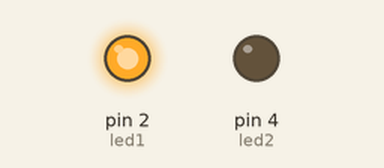
Simulated run of this program. Board: MicroPython board. Shown: output pins drawn as LEDs (lit = HIGH). What the program prints to the serial console is not drawn. At 6.6 s the program stops and its outputs stay as they are.

Above: at 0.1 s.
At 4.4 s:
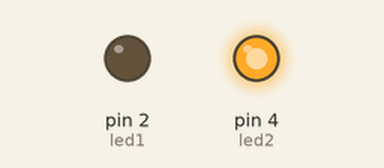
At 6.4 s:
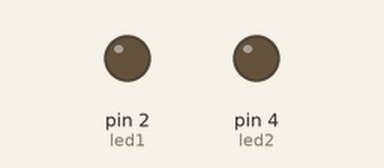
Timing chart, 0 to 7.9 s (numbered marks = the images above):
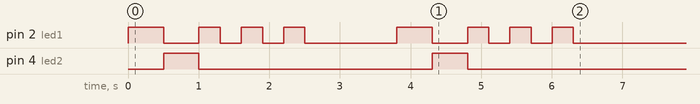

Measured:
- by itself, pin 2 (led1): LOW → HIGH at 0.00 s, → LOW 0.50 s later, → HIGH 0.50 s later, → LOW 0.30 s later, … (16 changes in this stretch)
- by itself, pin 4 (led2): alternates HIGH for 0.50 s and LOW for 3.3 s

The program:

06_comparing_styles.py
```python
# ==============================================================================
# 06_comparing_styles.py - เปรียบเทียบโค้ดแบบ Procedural vs OOP
# ==============================================================================
# สัปดาห์ที่ 1: เข้าใจความแตกต่างระหว่าง Procedural และ OOP
# Week 1: Understanding the difference between Procedural and OOP
#
# ไฟล์นี้แสดงโค้ดเดียวกันในสองรูปแบบ เพื่อให้เห็นข้อดีของ OOP
# This file shows the same code in two styles to demonstrate OOP benefits
# ==============================================================================

from machine import Pin
import time


# ==============================================================================
# ส่วนที่ 1: แบบ PROCEDURAL (ไม่ใช้ OOP)
# Part 1: PROCEDURAL style (without OOP)
# ==============================================================================
#
# นี่คือวิธีที่เราเรียนในไฟล์ 01_basic.py ถึง 04_twoLed_infiniteLoop.py
# This is the style we learned in files 01_basic.py to 04_twoLed_infiniteLoop.py
#
# ข้อจำกัด (Limitations):
#   - ต้องจำหมายเลข GPIO เอง
#   - ถ้ามี LED หลายดวง โค้ดจะยาวและซ้ำซ้อน
#   - ยากต่อการนำไปใช้ซ้ำ
#
# ==============================================================================

def procedural_example():
    """
    ตัวอย่างการควบคุม LED แบบ Procedural
    Example of LED control using Procedural style
    """
    print("=" * 50)
    print("แบบ PROCEDURAL (Procedural Style)")
    print("=" * 50)

    # ต้องสร้าง Pin เอง (Must create Pin manually)
    led1 = Pin(2, Pin.OUT)
    led2 = Pin(4, Pin.OUT)

    # ต้องจำว่า led1 คือสีแดง, led2 คือสีเขียว
    # Must remember led1 is red, led2 is green

    # เปิด-ปิด ต้องใช้ value(1) และ value(0)
    # On-off requires value(1) and value(0)
    led1.value(1)  # เปิด led1 - ต้องจำว่า 1 = เปิด
    time.sleep(0.5)
    led1.value(0)  # ปิด led1 - ต้องจำว่า 0 = ปิด

    led2.value(1)
    time.sleep(0.5)
    led2.value(0)

    # ถ้าต้องการ blink ต้องเขียน loop เอง
    # If want to blink, must write loop manually
    for _ in range(3):
        led1.value(1)
        time.sleep(0.3)
        led1.value(0)
        time.sleep(0.3)

    # ปิด LED ทั้งหมด (Turn off all LEDs)
    led1.value(0)
    led2.value(0)

    print("จบ Procedural example")


# ==============================================================================
# ส่วนที่ 2: แบบ OOP
# Part 2: OOP style
# ==============================================================================
#
# ข้อดี (Benefits):
#   - โค้ดอ่านง่าย: led_red.on() ชัดเจนกว่า led1.value(1)
#   - ใช้ซ้ำได้: สร้าง LED ใหม่แค่เรียก LED(pin, name)
#   - จัดการสถานะอัตโนมัติ: led.is_on บอกสถานะได้เลย
#   - มี method พร้อมใช้: blink(), toggle()
#
# ==============================================================================

class LED:
    """
    คลาส LED สำหรับควบคุม LED (LED class for LED control)
    """

    def __init__(self, pin_number, name="LED"):
        """สร้าง LED (Create LED)"""
        self.pin_number = pin_number
        self.name = name
        self.is_on = False
        self._pin = Pin(pin_number, Pin.OUT)
        self._pin.value(0)

    def on(self):
        """เปิด LED (Turn on)"""
        self._pin.value(1)
        self.is_on = True

    def off(self):
        """ปิด LED (Turn off)"""
        self._pin.value(0)
        self.is_on = False

    def blink(self, times=3, delay=0.3):
        """กระพริบ LED (Blink LED)"""
        for _ in range(times):
            self.on()
            time.sleep(delay)
            self.off()
            time.sleep(delay)


def oop_example():
    """
    ตัวอย่างการควบคุม LED แบบ OOP
    Example of LED control using OOP style
    """
    print("=" * 50)
    print("แบบ OOP (OOP Style)")
    print("=" * 50)

    # สร้าง LED พร้อมชื่อที่จำง่าย
    # Create LEDs with memorable names
    led_red = LED(2, "Red")
    led_green = LED(4, "Green")

    # เปิด-ปิด ด้วย method ที่ชัดเจน
    # On-off with clear methods
    led_red.on()    # ชัดเจนว่าเปิด LED สีแดง (clearly turning on red LED)
    time.sleep(0.5)
    led_red.off()   # ชัดเจนว่าปิด LED สีแดง (clearly turning off red LED)

    led_green.on()
    time.sleep(0.5)
    led_green.off()

    # กระพริบด้วย method blink() - ไม่ต้องเขียน loop เอง
    # Blink with blink() method - no need to write loop
    led_red.blink(3, 0.3)

    # ปิด LED ทั้งหมด (Turn off all LEDs)
    led_red.off()
    led_green.off()

    print("จบ OOP example")


# ==============================================================================
# ส่วนที่ 3: เปรียบเทียบโดยตรง (Direct Comparison)
# Part 3: Direct Comparison
# ==============================================================================

def show_comparison():
    """
    แสดงการเปรียบเทียบโค้ดโดยตรง
    Show direct code comparison
    """
    print("\n" + "=" * 60)
    print("เปรียบเทียบโค้ด (Code Comparison)")
    print("=" * 60)

    print("""
+--------------------------------------------------+
| การกระทำ (Action)     | Procedural    | OOP      |
+--------------------------------------------------+
| สร้าง LED            | Pin(2, OUT)   | LED(2)   |
+--------------------------------------------------+
| เปิด LED             | pin.value(1)  | led.on() |
+--------------------------------------------------+
| ปิด LED              | pin.value(0)  | led.off()|
+--------------------------------------------------+
| กระพริบ 3 ครั้ง       | เขียน for loop | led.blink(3)|
+--------------------------------------------------+
| ตรวจสถานะ           | ไม่มี (ต้องจำเอง)| led.is_on |
+--------------------------------------------------+
| ระบุชื่อ             | ใช้ comment    | led.name |
+--------------------------------------------------+
""")

    print("สรุป (Summary):")
    print("-" * 50)
    print("""
Procedural:
  - เหมาะกับโปรแกรมเล็กๆ ง่ายๆ
  - เรียนรู้ได้เร็ว
  - โค้ดสั้น (แต่อาจไม่ชัดเจน)

OOP:
  - เหมาะกับโปรแกรมใหญ่ที่ซับซ้อน
  - โค้ดอ่านง่าย เข้าใจง่าย
  - ใช้ซ้ำได้ นำไปประยุกต์ได้ง่าย
  - เป็นพื้นฐานสำหรับ Week 2 และ Week 3

ในสัปดาห์ที่ 1 เราจะเริ่มฝึกใช้ OOP กับ LED, Button, และ Buzzer
เพื่อเตรียมพร้อมสำหรับระบบที่ซับซ้อนขึ้นในสัปดาห์ถัดไป
""")


# ==============================================================================
# โปรแกรมหลัก (Main Program)
# ==============================================================================

if __name__ == "__main__":
    print("\n" + "=" * 60)
    print("เปรียบเทียบ Procedural vs OOP")
    print("(Comparing Procedural vs OOP)")
    print("=" * 60)

    try:
        # รันทั้งสองตัวอย่าง (Run both examples)
        print("\n>>> รัน Procedural Example...")
        procedural_example()

        time.sleep(1)

        print("\n>>> รัน OOP Example...")
        oop_example()

        # แสดงตารางเปรียบเทียบ (Show comparison table)
        show_comparison()

    except KeyboardInterrupt:
        print("\n\nหยุดโปรแกรม (Program stopped)")

    finally:
        # ปิด LED ทั้งหมด (Turn off all LEDs)
        Pin(2, Pin.OUT).value(0)
        Pin(4, Pin.OUT).value(0)
        print("\nปิด LED ทั้งหมดแล้ว (All LEDs turned off)")
```
